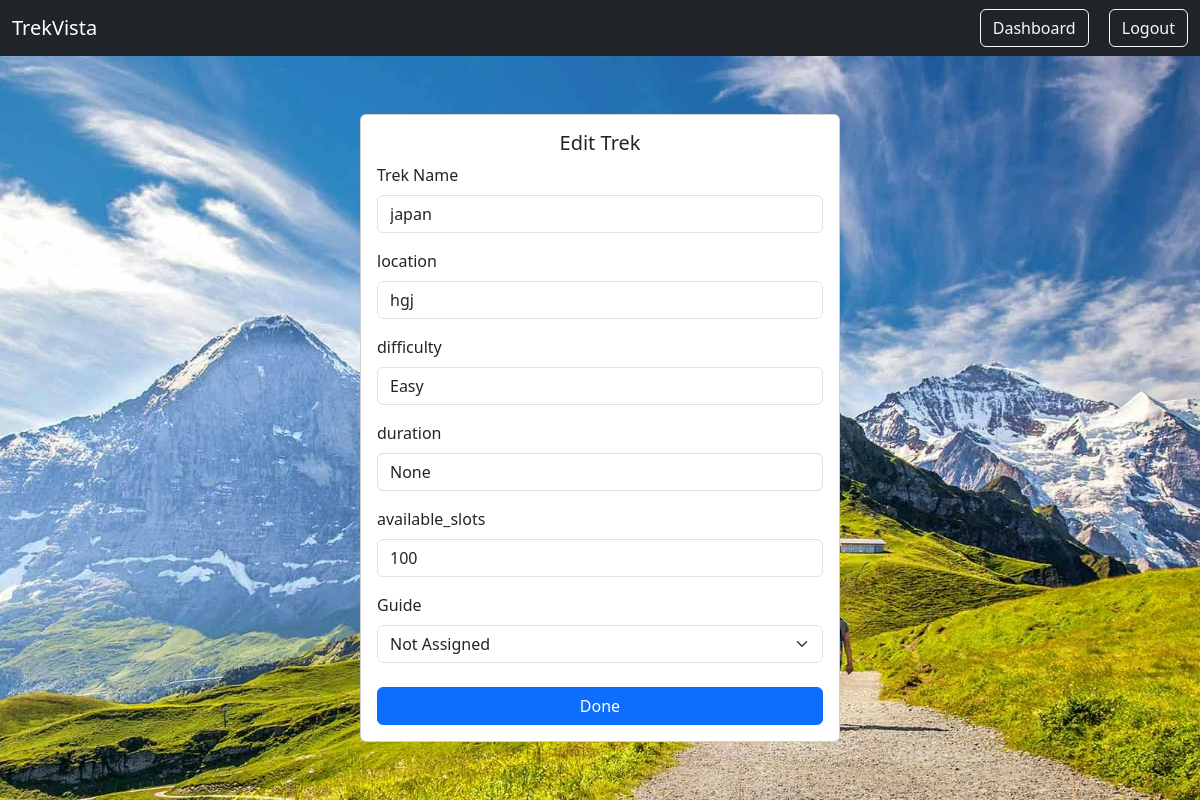
The app's page /admin/trek/edit/1 with its own data.
### application/model.py (models this page shows)
class Trek(db.Model):
    trek_id=db.Column(db.Integer,primary_key=True)
    trek_name = db.Column(db.String,nullable = False)
    location = db.Column(db.String,nullable = False)
    difficulty = db.Column(db.String,nullable = False)
    duration =db.Column(db.Integer)
    available_slots =db.Column(db.Integer, nullable=False)
    assigned_staff_id =db.Column(db.Integer,db.ForeignKey("staff.staff_id"), nullable=True)
    status=db.Column(db.String(100),default="Open")
    start_date=db.Column(db.DateTime)
    end_date=db.Column(db.DateTime)
    payment_status = db.Column(db.String,default="Pending")
    is_closed = db.Column(db.Boolean, default=False)
    created_at =  db.Column(db.DateTime, default=datetime.utcnow)
    bookings = db.relationship("Booking", backref="trek")

### application/routes.py (the view, shortened to what this page needs)
@app.route("/admin/trek/edit/<int:id>", methods=["GET", "POST"])
def edit_trek(id):
    staff_members = Staff.query.all()
    trek = Trek.query.get(id)
    return render_template("admin/edit_trek.html", trek=trek,staff_members=staff_members)

### templates/Admin/edit_trek.html (shortened to what this page needs)
<!DOCTYPE html>
<html lang="en">
<head>
    <link href="https://cdn.jsdelivr.net/npm/bootstrap@5.3.8/dist/css/bootstrap.min.css" rel="stylesheet">
    <link rel="stylesheet" href="https://cdn.jsdelivr.net/npm/bootstrap-icons@1.13.1/font/bootstrap-icons.min.css">
</head>
<body>
<nav class="navbar bg-dark  navbar-expand-lg">
    <div class="container-fluid">
        <a class="navbar-brand text-white">TrekVista</a>
        <div ms-auto>
        <a class="btn btn-outline-light ms-3" href="/admin_dashboard">Dashboard</a>
        <a href="/" class="btn btn-outline-light ms-3">Logout</a>
            </div>
    </div>
</nav>
 <div class="container-fluid d-flex justify-content-center align-items-center"
    style="
    height:calc(100vh - 56px);
    background-image:url('/static/images/create_trek.jpg');
    background-size:cover;
    background-position:center;
    background-repeat:no-repeat;
">
<div class="d-flex justify-content-center">
    <div class="card " style="width:30rem">
        <div class="card-body">
            <h5 class="card-title text-center">Edit Trek</h5>
            <form method="POST">
                <div class="mb-3">
                    <label class="form-label">Trek Name</label>
                    <input type="text" name="trek_name" class="form-control" value="{{ trek.trek_name }}" required>
                </div>
                <div class="mb-3">
                    <label class="form-label">location</label>
                    <input name="location" class="form-control" rows="3"  value="{{ trek.location }}" required>
                </div>
                <div class="mb-3">
                    <label class="form-label">difficulty</label>
                    <input type="text" name="difficulty" class="form-control" value="{{ trek.difficulty }}" required>
                </div>
                <div class="mb-3">
                    <label class="form-label">duration</label>
                    <input type="int" name="duration" class="form-control" value="{{ trek.duration }}" required>
                </div>
                <div class="mb-3">
                    <label class="form-label">available_slots</label>
                    <input type="int" name="available_slots" class="form-control" value="{{ trek.available_slots }}">
                </div>
                <div>
                    <label class="form-label">Guide</label>
                <select name="staff_id" class="form-select">
                     <option value="">Not Assigned</option>
</select>
              </div>
                <br>
                <button type="submit" class="btn btn-primary w-100">Done</button>
            </form>
        </div>
    </div>
</div>
</div>
</body>
</html>

### records on screen
Trek: trek_name "japan", location "hgj", difficulty "Easy", duration "None", available_slots "100"
